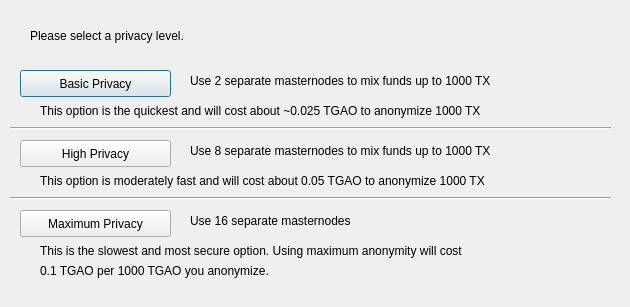
<?xml version="1.0" encoding="UTF-8"?>
<ui version="4.0">
 <class>DarksendConfig</class>
 <widget class="QDialog" name="DarksendConfig">
  <property name="geometry">
   <rect>
    <x>0</x>
    <y>0</y>
    <width>630</width>
    <height>307</height>
   </rect>
  </property>
  <property name="windowTitle">
   <string>Configure Darksend</string>
  </property>
  <widget class="QPushButton" name="buttonBasic">
   <property name="geometry">
    <rect>
     <x>20</x>
     <y>70</y>
     <width>151</width>
     <height>27</height>
    </rect>
   </property>
   <property name="text">
    <string>Basic Privacy</string>
   </property>
  </widget>
  <widget class="QPushButton" name="buttonHigh">
   <property name="geometry">
    <rect>
     <x>20</x>
     <y>140</y>
     <width>151</width>
     <height>27</height>
    </rect>
   </property>
   <property name="text">
    <string>High Privacy</string>
   </property>
  </widget>
  <widget class="QPushButton" name="buttonMax">
   <property name="geometry">
    <rect>
     <x>20</x>
     <y>210</y>
     <width>151</width>
     <height>27</height>
    </rect>
   </property>
   <property name="text">
    <string>Maximum Privacy</string>
   </property>
  </widget>
  <widget class="QLabel" name="label">
   <property name="geometry">
    <rect>
     <x>30</x>
     <y>20</y>
     <width>571</width>
     <height>31</height>
    </rect>
   </property>
   <property name="text">
    <string>Please select a privacy level.</string>
   </property>
  </widget>
  <widget class="QLabel" name="label_2">
   <property name="geometry">
    <rect>
     <x>190</x>
     <y>70</y>
     <width>421</width>
     <height>21</height>
    </rect>
   </property>
   <property name="text">
    <string>Use 2 separate masternodes to mix funds up to 1000 TX</string>
   </property>
  </widget>
  <widget class="QLabel" name="label_3">
   <property name="geometry">
    <rect>
     <x>190</x>
     <y>140</y>
     <width>411</width>
     <height>21</height>
    </rect>
   </property>
   <property name="text">
    <string>Use 8 separate masternodes to mix funds up to 1000 TX</string>
   </property>
  </widget>
  <widget class="QLabel" name="label_4">
   <property name="geometry">
    <rect>
     <x>190</x>
     <y>210</y>
     <width>421</width>
     <height>21</height>
    </rect>
   </property>
   <property name="text">
    <string>Use 16 separate masternodes</string>
   </property>
  </widget>
  <widget class="QLabel" name="label_6">
   <property name="geometry">
    <rect>
     <x>40</x>
     <y>100</y>
     <width>561</width>
     <height>21</height>
    </rect>
   </property>
   <property name="text">
    <string>This option is the quickest and will cost about ~0.025 TGAO to anonymize 1000 TX</string>
   </property>
  </widget>
  <widget class="QLabel" name="label_7">
   <property name="geometry">
    <rect>
     <x>40</x>
     <y>170</y>
     <width>561</width>
     <height>21</height>
    </rect>
   </property>
   <property name="text">
    <string>This option is moderately fast and will cost about 0.05 TGAO to anonymize 1000 TX</string>
   </property>
  </widget>
  <widget class="QLabel" name="label_8">
   <property name="geometry">
    <rect>
     <x>40</x>
     <y>240</y>
     <width>561</width>
     <height>21</height>
    </rect>
   </property>
   <property name="text">
    <string>This is the slowest and most secure option. Using maximum anonymity will cost</string>
   </property>
  </widget>
  <widget class="QLabel" name="label_9">
   <property name="geometry">
    <rect>
     <x>40</x>
     <y>260</y>
     <width>561</width>
     <height>21</height>
    </rect>
   </property>
   <property name="text">
    <string>0.1 TGAO per 1000 TGAO you anonymize.</string>
   </property>
  </widget>
  <widget class="Line" name="line">
   <property name="geometry">
    <rect>
     <x>10</x>
     <y>120</y>
     <width>601</width>
     <height>16</height>
    </rect>
   </property>
   <property name="orientation">
    <enum>Qt::Horizontal</enum>
   </property>
  </widget>
  <widget class="Line" name="line_2">
   <property name="geometry">
    <rect>
     <x>10</x>
     <y>190</y>
     <width>601</width>
     <height>16</height>
    </rect>
   </property>
   <property name="orientation">
    <enum>Qt::Horizontal</enum>
   </property>
  </widget>
 </widget>
 <resources/>
 <connections/>
</ui>
